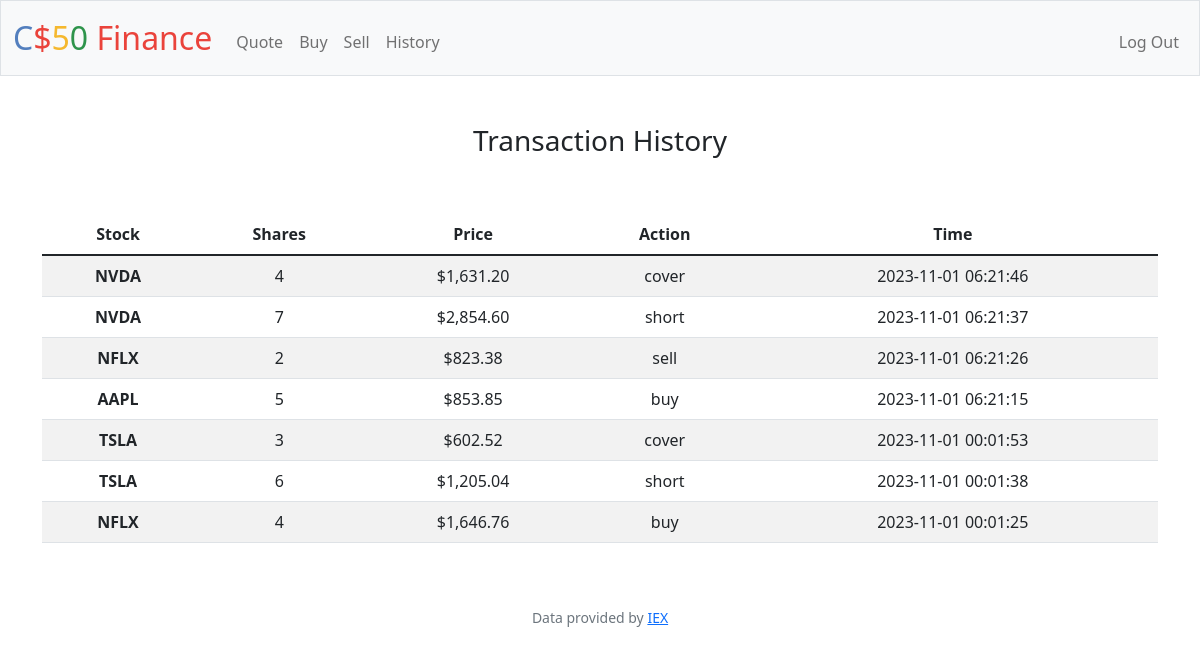
The app's page /history (signed in) with its own data.
### tables this page shows
CREATE TABLE 'transactions' ('id' INTEGER PRIMARY KEY AUTOINCREMENT NOT NULL, 'user_id' INTEGER, 'stock' TEXT, 'shares' INTEGER, 'time' DATETIME DEFAULT CURRENT_TIMESTAMP, 'action' TEXT, 'price' REAL);

### app.py (the view)
@app.route("/history")
@login_required
def history():
    values = db.execute("SELECT stock, shares, time, action, price FROM transactions WHERE user_id = ? ORDER BY id DESC", session["user_id"])
    return render_template("history.html", values=values)

### app.py (called while the page is built)
@app.after_request
def after_request(response):
    response.headers["Cache-Control"] = "no-cache, no-store, must-revalidate"
    response.headers["Expires"] = 0
    response.headers["Pragma"] = "no-cache"
    return response

### helpers.py (called while the page is built)
def login_required(f):
    @wraps(f)
    def decorated_function(*args, **kwargs):
        if session.get("user_id") is None:
            return redirect("/login")
        return f(*args, **kwargs)
    return decorated_function

def usd(value):
    return f"${value:,.2f}"

### templates/history.html (shortened to what this page needs)
{% extends "layout.html" %}
{% block main %}
    <div class="mb-4">
        <h3>Transaction History</h3>
        <br>
    </div>
    <div class="container mx-6">
    <table class="table table-striped">
        <thead>
          <tr>
            <th scope="col">Stock</th>
            <th scope="col">Shares</th>
            <th scope="col">Price</th>
            <th scope="col">Action</th>
            <th scope="col">Time</th>
          </tr>
        </thead>
        <tbody>
            {% for dict in values %}
            <tr>
                <th scope="row">{{ dict['stock']|e }}</th>
                <td>{{ dict['shares']|e }}</td>
                <td>{{ (dict['price']*dict['shares'])|usd }}</td>
                <td>{{ dict['action']|e }}</td>
                <td>{{ dict['time']|e }}</td>
            </tr>
            {% endfor %}
        </tbody>
      </table>
    </div>
{% endblock %}

### records on screen
transactions: stock "NVDA", shares "4", (dict['price']*dict['shares'])|usd "$1,631.20", action "cover", time "2023-11-01 06:21:46"
transactions: stock "NVDA", shares "7", (dict['price']*dict['shares'])|usd "$2,854.60", action "short", time "2023-11-01 06:21:37"
transactions: stock "NFLX", shares "2", (dict['price']*dict['shares'])|usd "$823.38", action "sell", time "2023-11-01 06:21:26"
transactions: stock "AAPL", shares "5", (dict['price']*dict['shares'])|usd "$853.85", action "buy", time "2023-11-01 06:21:15"
transactions: stock "TSLA", shares "3", (dict['price']*dict['shares'])|usd "$602.52", action "cover", time "2023-11-01 00:01:53"
transactions: stock "TSLA", shares "6", (dict['price']*dict['shares'])|usd "$1,205.04", action "short", time "2023-11-01 00:01:38"
transactions: stock "NFLX", shares "4", (dict['price']*dict['shares'])|usd "$1,646.76", action "buy", time "2023-11-01 00:01:25"
